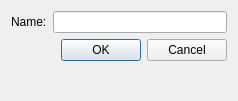
<?xml version="1.0" encoding="UTF-8"?>
<ui version="4.0">
 <class>CreateInstitutionDialog</class>
 <widget class="QDialog" name="CreateInstitutionDialog">
  <property name="geometry">
   <rect>
    <x>0</x>
    <y>0</y>
    <width>238</width>
    <height>101</height>
   </rect>
  </property>
  <property name="windowTitle">
   <string>CreateInstitutionDialog</string>
  </property>
  <layout class="QFormLayout" name="formLayout">
   <item row="0" column="0">
    <widget class="QLabel" name="nameLabel">
     <property name="text">
      <string>Name:</string>
     </property>
    </widget>
   </item>
   <item row="0" column="1">
    <widget class="QLineEdit" name="nameLineEdit"/>
   </item>
   <item row="1" column="1">
    <widget class="QDialogButtonBox" name="buttonBox">
     <property name="standardButtons">
      <set>QDialogButtonBox::Cancel|QDialogButtonBox::Ok</set>
     </property>
    </widget>
   </item>
  </layout>
 </widget>
 <resources/>
 <connections>
  <connection>
   <sender>buttonBox</sender>
   <signal>accepted()</signal>
   <receiver>CreateInstitutionDialog</receiver>
   <slot>accept()</slot>
   <hints>
    <hint type="sourcelabel">
     <x>145</x>
     <y>70</y>
    </hint>
    <hint type="destinationlabel">
     <x>118</x>
     <y>50</y>
    </hint>
   </hints>
  </connection>
  <connection>
   <sender>buttonBox</sender>
   <signal>rejected()</signal>
   <receiver>CreateInstitutionDialog</receiver>
   <slot>reject()</slot>
   <hints>
    <hint type="sourcelabel">
     <x>145</x>
     <y>70</y>
    </hint>
    <hint type="destinationlabel">
     <x>118</x>
     <y>50</y>
    </hint>
   </hints>
  </connection>
 </connections>
</ui>
